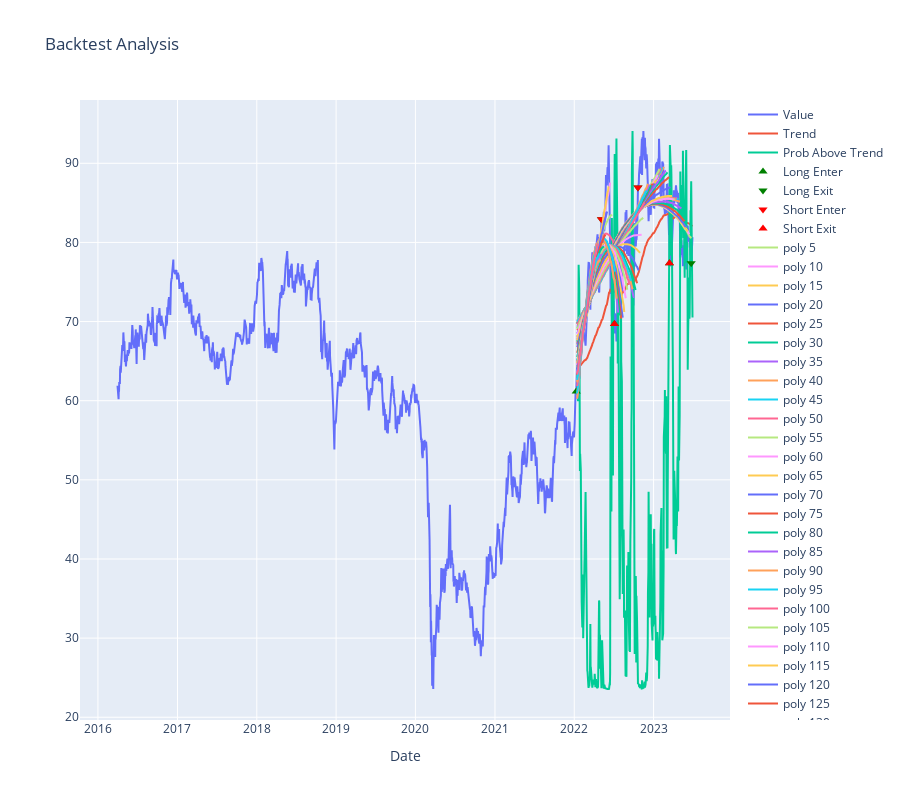

Notebook cell for this chart:
### Code cell
ledger, df2 = analyze_and_graph(file, symbol, 365*4, df)    
#ledger, df2 = analyze_and_graph_range(file, symbol, "03-27-2020", "12-17-2021", df)

# Display metrics as text
metrics = analyze_trades(ledger, symbol, period)
metrics["file"] = file
metrics_df = metrics_to_dataframe(metrics) 

merged_df = ledger.merge(df2, left_on='Date', right_index=True, how='left')
merged_df[["Date", "Price", "Product", "Side", "Action","prob_above_trend", "Value"]]

### Figure 1 — Plotly figure (JSON) as saved in the notebook; plotly's stock layout.template omitted (floating-point values rounded to 4 significant figures; data arrays with more than 128 entries replaced by an {"elided": "..."} marker saying what was removed)
{"data": [{"mode": "lines", "name": "Value", "type": "scatter", "x": {"elided": "1825 str values"}, "y": {"elided": "1825 float values"}}, {"mode": "lines", "name": "Trend", "type": "scatter", "x": {"elided": "1825 str values"}, "y": {"elided": "1825 float values"}}, {"mode": "lines", "name": "Prob Above Trend", "type": "scatter", "x": {"elided": "1825 str values"}, "y": {"elided": "1825 float values"}}, {"marker": {"color": "green", "size": 8, "symbol": "triangle-up"}, "mode": "markers", "name": "Long Enter", "type": "scatter", "x": {"elided": "1825 str values"}, "y": {"elided": "1825 float values"}}, {"marker": {"color": "green", "size": 8, "symbol": "triangle-down"}, "mode": "markers", "name": "Long Exit", "type": "scatter", "x": {"elided": "1825 str values"}, "y": {"elided": "1825 float values"}}, {"marker": {"color": "red", "size": 8, "symbol": "triangle-down"}, "mode": "markers", "name": "Short Enter", "type": "scatter", "x": {"elided": "1825 str values"}, "y": {"elided": "1825 float values"}}, {"marker": {"color": "red", "size": 8, "symbol": "triangle-up"}, "mode": "markers", "name": "Short Exit", "type": "scatter", "x": {"elided": "1825 str values"}, "y": {"elided": "1825 float values"}}, {"mode": "lines", "name": "poly 5", "type": "scatter", "x": {"elided": "365 str values"}, "y": {"elided": "360 float values"}}, {"mode": "lines", "name": "poly 10", "type": "scatter", "x": {"elided": "365 str values"}, "y": {"elided": "355 float values"}}, {"mode": "lines", "name": "poly 15", "type": "scatter", "x": {"elided": "365 str values"}, "y": {"elided": "350 float values"}}, {"mode": "lines", "name": "poly 20", "type": "scatter", "x": {"elided": "365 str values"}, "y": {"elided": "345 float values"}}, {"mode": "lines", "name": "poly 25", "type": "scatter", "x": {"elided": "365 str values"}, "y": {"elided": "340 float values"}}, {"mode": "lines", "name": "poly 30", "type": "scatter", "x": {"elided": "365 str values"}, "y": {"elided": "335 float values"}}, {"mode": "lines", "name": "poly 35", "type": "scatter", "x": {"elided": "365 str values"}, "y": {"elided": "330 float values"}}, {"mode": "lines", "name": "poly 40", "type": "scatter", "x": {"elided": "365 str values"}, "y": {"elided": "325 float values"}}, {"mode": "lines", "name": "poly 45", "type": "scatter", "x": {"elided": "365 str values"}, "y": {"elided": "320 float values"}}, {"mode": "lines", "name": "poly 50", "type": "scatter", "x": {"elided": "365 str values"}, "y": {"elided": "315 float values"}}, {"mode": "lines", "name": "poly 55", "type": "scatter", "x": {"elided": "365 str values"}, "y": {"elided": "310 float values"}}, {"mode": "lines", "name": "poly 60", "type": "scatter", "x": {"elided": "365 str values"}, "y": {"elided": "305 float values"}}, {"mode": "lines", "name": "poly 65", "type": "scatter", "x": {"elided": "365 str values"}, "y": {"elided": "300 float values"}}, {"mode": "lines", "name": "poly 70", "type": "scatter", "x": {"elided": "365 str values"}, "y": {"elided": "295 float values"}}, {"mode": "lines", "name": "poly 75", "type": "scatter", "x": {"elided": "365 str values"}, "y": {"elided": "290 float values"}}, {"mode": "lines", "name": "poly 80", "type": "scatter", "x": {"elided": "365 str values"}, "y": {"elided": "285 float values"}}, {"mode": "lines", "name": "poly 85", "type": "scatter", "x": {"elided": "365 str values"}, "y": {"elided": "280 float values"}}, {"mode": "lines", "name": "poly 90", "type": "scatter", "x": {"elided": "365 str values"}, "y": {"elided": "275 float values"}}, {"mode": "lines", "name": "poly 95", "type": "scatter", "x": {"elided": "365 str values"}, "y": {"elided": "270 float values"}}, {"mode": "lines", "name": "poly 100", "type": "scatter", "x": {"elided": "365 str values"}, "y": {"elided": "265 float values"}}, {"mode": "lines", "name": "poly 105", "type": "scatter", "x": {"elided": "365 str values"}, "y": {"elided": "260 float values"}}, {"mode": "lines", "name": "poly 110", "type": "scatter", "x": {"elided": "365 str values"}, "y": {"elided": "255 float values"}}, {"mode": "lines", "name": "poly 115", "type": "scatter", "x": {"elided": "365 str values"}, "y": {"elided": "250 float values"}}, {"mode": "lines", "name": "poly 120", "type": "scatter", "x": {"elided": "365 str values"}, "y": {"elided": "245 float values"}}, {"mode": "lines", "name": "poly 125", "type": "scatter", "x": {"elided": "365 str values"}, "y": {"elided": "240 float values"}}, {"mode": "lines", "name": "poly 130", "type": "scatter", "x": {"elided": "365 str values"}, "y": {"elided": "235 float values"}}, {"mode": "lines", "name": "poly 135", "type": "scatter", "x": {"elided": "365 str values"}, "y": {"elided": "230 float values"}}, {"mode": "lines", "name": "poly 140", "type": "scatter", "x": {"elided": "365 str values"}, "y": {"elided": "225 float values"}}, {"mode": "lines", "name": "poly 145", "type": "scatter", "x": {"elided": "365 str values"}, "y": {"elided": "220 float values"}}, {"mode": "lines", "name": "poly 150", "type": "scatter", "x": {"elided": "365 str values"}, "y": {"elided": "215 float values"}}, {"mode": "lines", "name": "poly 155", "type": "scatter", "x": {"elided": "365 str values"}, "y": {"elided": "210 float values"}}, {"mode": "lines", "name": "poly 160", "type": "scatter", "x": {"elided": "365 str values"}, "y": {"elided": "205 float values"}}, {"mode": "lines", "name": "poly 165", "type": "scatter", "x": {"elided": "365 str values"}, "y": {"elided": "200 float values"}}, {"mode": "lines", "name": "poly 170", "type": "scatter", "x": {"elided": "365 str values"}, "y": {"elided": "195 float values"}}, {"mode": "lines", "name": "poly 175", "type": "scatter", "x": {"elided": "365 str values"}, "y": {"elided": "190 float values"}}, {"mode": "lines", "name": "poly 180", "type": "scatter", "x": {"elided": "365 str values"}, "y": {"elided": "185 float values"}}, {"mode": "lines", "name": "poly 185", "type": "scatter", "x": {"elided": "365 str values"}, "y": {"elided": "180 float values"}}, {"mode": "lines", "name": "poly 190", "type": "scatter", "x": {"elided": "365 str values"}, "y": {"elided": "175 float values"}}, {"mode": "lines", "name": "poly 195", "type": "scatter", "x": {"elided": "365 str values"}, "y": {"elided": "170 float values"}}, {"mode": "lines", "name": "poly 200", "type": "scatter", "x": {"elided": "365 str values"}, "y": {"elided": "165 float values"}}, {"mode": "lines", "name": "poly 205", "type": "scatter", "x": {"elided": "365 str values"}, "y": {"elided": "160 float values"}}, {"mode": "lines", "name": "poly 210", "type": "scatter", "x": {"elided": "365 str values"}, "y": {"elided": "155 float values"}}, {"mode": "lines", "name": "poly 215", "type": "scatter", "x": {"elided": "365 str values"}, "y": {"elided": "150 float values"}}, {"mode": "lines", "name": "poly 220", "type": "scatter", "x": {"elided": "365 str values"}, "y": {"elided": "145 float values"}}, {"mode": "lines", "name": "poly 225", "type": "scatter", "x": {"elided": "365 str values"}, "y": {"elided": "140 float values"}}, {"mode": "lines", "name": "poly 230", "type": "scatter", "x": {"elided": "365 str values"}, "y": {"elided": "135 float values"}}, {"mode": "lines", "name": "poly 235", "type": "scatter", "x": {"elided": "365 str values"}, "y": {"elided": "130 float values"}}, {"mode": "lines", "name": "poly 240", "type": "scatter", "x": {"elided": "365 str values"}, "y": [60.26, 60.79, 61.31, 61.82, 62.32, 62.82, 63.31, 63.8, 64.28, 64.75, 65.21, 65.67, 66.12, 66.56, 67.0, 67.43, 67.85, 68.27, 68.67, 69.08, 69.47, 69.86, 70.24, 70.61, 70.98, 71.34, 71.7, 72.04, 72.38, 72.72, 73.04, 73.36, 73.67, 73.98, 74.28, 74.57, 74.85, 75.13, 75.4, 75.66, 75.92, 76.17, 76.42, 76.65, 76.88, 77.1, 77.32, 77.53, 77.73, 77.92, 78.11, 78.29, 78.47, 78.64, 78.8, 78.95, 79.1, 79.24, 79.37, 79.49, 79.61, 79.73, 79.83, 79.93, 80.02, 80.11, 80.18, 80.25, 80.32, 80.37, 80.42, 80.47, 80.5, 80.53, 80.56, 80.57, 80.58, 80.58, 80.58, 80.57, 80.55, 80.52, 80.49, 80.45, 80.4, 80.35, 80.29, 80.22, 80.15, 80.07, 79.98, 79.88, 79.78, 79.67, 79.56, 79.43, 79.31, 79.17, 79.03, 78.88, 78.72, 78.56, 78.39, 78.21, 78.02, 77.83, 77.63, 77.43, 77.22, 77.0, 76.77, 76.54, 76.3, 76.05, 75.8, 75.54, 75.27, 75.0, 74.72, 74.43, 74.13, 73.83, 73.52, 73.21, 72.89]}, {"mode": "lines", "name": "poly 245", "type": "scatter", "x": {"elided": "365 str values"}, "y": [60.93, 61.41, 61.89, 62.36, 62.82, 63.28, 63.73, 64.18, 64.62, 65.05, 65.48, 65.9, 66.32, 66.73, 67.13, 67.53, 67.92, 68.31, 68.69, 69.06, 69.43, 69.79, 70.15, 70.5, 70.84, 71.18, 71.51, 71.84, 72.16, 72.47, 72.78, 73.09, 73.38, 73.67, 73.96, 74.24, 74.51, 74.78, 75.04, 75.29, 75.54, 75.78, 76.02, 76.25, 76.47, 76.69, 76.91, 77.11, 77.31, 77.51, 77.7, 77.88, 78.06, 78.23, 78.39, 78.55, 78.71, 78.85, 79.0, 79.13, 79.26, 79.38, 79.5, 79.61, 79.72, 79.82, 79.91, 80.0, 80.08, 80.15, 80.22, 80.29, 80.35, 80.4, 80.44, 80.48, 80.52, 80.54, 80.57, 80.58, 80.59, 80.6, 80.59, 80.58, 80.57, 80.55, 80.52, 80.49, 80.45, 80.41, 80.36, 80.31, 80.24, 80.18, 80.1, 80.02, 79.94, 79.84, 79.75, 79.64, 79.53, 79.42, 79.3, 79.17, 79.04, 78.9, 78.75, 78.6, 78.44, 78.28, 78.11, 77.93, 77.75, 77.57, 77.37, 77.17, 76.97, 76.76, 76.54, 76.32]}, {"mode": "lines", "name": "poly 250", "type": "scatter", "x": {"elided": "365 str values"}, "y": [61.86, 62.27, 62.69, 63.1, 63.5, 63.9, 64.29, 64.68, 65.07, 65.45, 65.83, 66.2, 66.57, 66.93, 67.29, 67.64, 67.99, 68.34, 68.68, 69.01, 69.34, 69.67, 69.99, 70.31, 70.62, 70.93, 71.23, 71.53, 71.82, 72.11, 72.4, 72.68, 72.95, 73.22, 73.49, 73.75, 74.01, 74.26, 74.51, 74.76, 74.99, 75.23, 75.46, 75.68, 75.91, 76.12, 76.33, 76.54, 76.74, 76.94, 77.13, 77.32, 77.51, 77.69, 77.86, 78.03, 78.2, 78.36, 78.52, 78.67, 78.81, 78.96, 79.1, 79.23, 79.36, 79.48, 79.6, 79.72, 79.83, 79.94, 80.04, 80.13, 80.23, 80.31, 80.4, 80.48, 80.55, 80.62, 80.68, 80.75, 80.8, 80.85, 80.9, 80.94, 80.98, 81.01, 81.04, 81.06, 81.08, 81.1, 81.11, 81.11, 81.11, 81.11, 81.1, 81.09, 81.07, 81.05, 81.02, 80.99, 80.95, 80.91, 80.87, 80.82, 80.77, 80.71, 80.64, 80.57, 80.5, 80.43, 80.34, 80.26, 80.17, 80.07, 79.97]}, {"mode": "lines", "name": "poly 255", "type": "scatter", "x": {"elided": "365 str values"}, "y": [62.96, 63.3, 63.63, 63.97, 64.3, 64.62, 64.95, 65.27, 65.59, 65.9, 66.22, 66.53, 66.83, 67.14, 67.44, 67.74, 68.04, 68.33, 68.62, 68.91, 69.2, 69.48, 69.76, 70.04, 70.31, 70.58, 70.85, 71.12, 71.38, 71.64, 71.9, 72.15, 72.41, 72.66, 72.9, 73.15, 73.39, 73.63, 73.86, 74.1, 74.33, 74.55, 74.78, 75.0, 75.22, 75.44, 75.65, 75.86, 76.07, 76.27, 76.48, 76.68, 76.87, 77.07, 77.26, 77.45, 77.63, 77.82, 78.0, 78.17, 78.35, 78.52, 78.69, 78.86, 79.02, 79.18, 79.34, 79.49, 79.65, 79.8, 79.94, 80.09, 80.23, 80.37, 80.51, 80.64, 80.77, 80.9, 81.02, 81.14, 81.26, 81.38, 81.49, 81.61, 81.71, 81.82, 81.92, 82.02, 82.12, 82.21, 82.31, 82.39, 82.48, 82.56, 82.65, 82.72, 82.8, 82.87, 82.94, 83.01, 83.07, 83.13, 83.19, 83.25, 83.3, 83.35, 83.4, 83.44, 83.48, 83.52]}, {"mode": "lines", "name": "poly 260", "type": "scatter", "x": {"elided": "365 str values"}, "y": [64.49, 64.72, 64.94, 65.16, 65.38, 65.61, 65.83, 66.05, 66.27, 66.49, 66.72, 66.94, 67.16, 67.38, 67.61, 67.83, 68.05, 68.27, 68.5, 68.72, 68.94, 69.16, 69.38, 69.61, 69.83, 70.05, 70.27, 70.49, 70.72, 70.94, 71.16, 71.38, 71.6, 71.83, 72.05, 72.27, 72.49, 72.71, 72.94, 73.16, 73.38, 73.6, 73.82, 74.05, 74.27, 74.49, 74.71, 74.93, 75.15, 75.38, 75.6, 75.82, 76.04, 76.26, 76.48, 76.71, 76.93, 77.15, 77.37, 77.59, 77.81, 78.04, 78.26, 78.48, 78.7, 78.92, 79.14, 79.36, 79.59, 79.81, 80.03, 80.25, 80.47, 80.69, 80.91, 81.14, 81.36, 81.58, 81.8, 82.02, 82.24, 82.46, 82.68, 82.91, 83.13, 83.35, 83.57, 83.79, 84.01, 84.23, 84.45, 84.67, 84.9, 85.12, 85.34, 85.56, 85.78, 86.0, 86.22, 86.44, 86.66, 86.88, 87.1, 87.33, 87.55]}, {"mode": "lines", "name": "poly 265", "type": "scatter", "x": {"elided": "365 str values"}, "y": [64.75, 64.96, 65.16, 65.36, 65.57, 65.77, 65.97, 66.18, 66.39, 66.59, 66.8, 67.0, 67.21, 67.42, 67.63, 67.84, 68.05, 68.26, 68.47, 68.68, 68.89, 69.1, 69.31, 69.53, 69.74, 69.95, 70.17, 70.38, 70.6, 70.81, 71.03, 71.25, 71.46, 71.68, 71.9, 72.12, 72.34, 72.56, 72.78, 73.0, 73.22, 73.44, 73.66, 73.88, 74.11, 74.33, 74.55, 74.78, 75.0, 75.23, 75.45, 75.68, 75.91, 76.13, 76.36, 76.59, 76.82, 77.05, 77.28, 77.51, 77.74, 77.97, 78.2, 78.43, 78.66, 78.9, 79.13, 79.36, 79.6, 79.83, 80.07, 80.3, 80.54, 80.78, 81.01, 81.25, 81.49, 81.73, 81.97, 82.21, 82.45, 82.69, 82.93, 83.17, 83.41, 83.65, 83.9, 84.14, 84.38, 84.63, 84.87, 85.12, 85.36, 85.61, 85.85, 86.1, 86.35, 86.6, 86.85, 87.1]}, {"mode": "lines", "name": "poly 270", "type": "scatter", "x": {"elided": "365 str values"}, "y": [64.04, 64.3, 64.56, 64.82, 65.08, 65.34, 65.59, 65.85, 66.1, 66.36, 66.61, 66.86, 67.11, 67.36, 67.61, 67.85, 68.1, 68.34, 68.58, 68.83, 69.07, 69.31, 69.55, 69.78, 70.02, 70.26, 70.49, 70.72, 70.96, 71.19, 71.42, 71.65, 71.88, 72.1, 72.33, 72.55, 72.78, 73.0, 73.22, 73.44, 73.66, 73.88, 74.1, 74.31, 74.53, 74.74, 74.96, 75.17, 75.38, 75.59, 75.8, 76.0, 76.21, 76.42, 76.62, 76.82, 77.03, 77.23, 77.43, 77.63, 77.82, 78.02, 78.22, 78.41, 78.6, 78.8, 78.99, 79.18, 79.37, 79.56, 79.74, 79.93, 80.11, 80.3, 80.48, 80.66, 80.84, 81.02, 81.2, 81.38, 81.55, 81.73, 81.9, 82.08, 82.25, 82.42, 82.59, 82.76, 82.92, 83.09, 83.26, 83.42, 83.58, 83.75, 83.91]}, {"mode": "lines", "name": "poly 275", "type": "scatter", "x": {"elided": "365 str values"}, "y": [63.27, 63.6, 63.92, 64.25, 64.57, 64.89, 65.2, 65.51, 65.82, 66.13, 66.43, 66.73, 67.03, 67.32, 67.61, 67.9, 68.19, 68.47, 68.75, 69.02, 69.3, 69.57, 69.83, 70.1, 70.36, 70.62, 70.87, 71.12, 71.37, 71.62, 71.86, 72.1, 72.34, 72.58, 72.81, 73.04, 73.26, 73.48, 73.7, 73.92, 74.13, 74.34, 74.55, 74.76, 74.96, 75.16, 75.35, 75.55, 75.74, 75.92, 76.11, 76.29, 76.47, 76.64, 76.81, 76.98, 77.15, 77.31, 77.47, 77.63, 77.78, 77.93, 78.08, 78.23, 78.37, 78.51, 78.65, 78.78, 78.91, 79.04, 79.16, 79.28, 79.4, 79.52, 79.63, 79.74, 79.85, 79.95, 80.05, 80.15, 80.24, 80.34, 80.43, 80.51, 80.59, 80.67, 80.75, 80.83, 80.9, 80.96]}, {"mode": "lines", "name": "poly 280", "type": "scatter", "x": {"elided": "365 str values"}, "y": [62.87, 63.23, 63.6, 63.96, 64.31, 64.66, 65.01, 65.35, 65.69, 66.02, 66.35, 66.68, 67.0, 67.32, 67.63, 67.94, 68.25, 68.55, 68.85, 69.14, 69.43, 69.72, 70.0, 70.28, 70.55, 70.82, 71.08, 71.34, 71.6, 71.85, 72.1, 72.35, 72.59, 72.83, 73.06, 73.29, 73.51, 73.73, 73.95, 74.16, 74.37, 74.57, 74.77, 74.97, 75.16, 75.35, 75.53, 75.71, 75.89, 76.06, 76.23, 76.39, 76.55, 76.71, 76.86, 77.01, 77.15, 77.29, 77.43, 77.56, 77.68, 77.81, 77.93, 78.04, 78.15, 78.26, 78.36, 78.46, 78.56, 78.65, 78.73, 78.82, 78.89, 78.97, 79.04, 79.11, 79.17, 79.23, 79.28, 79.33, 79.38, 79.42, 79.46, 79.49, 79.52]}, {"mode": "lines", "name": "poly 285", "type": "scatter", "x": {"elided": "365 str values"}, "y": [62.52, 62.92, 63.32, 63.71, 64.09, 64.47, 64.85, 65.22, 65.58, 65.94, 66.3, 66.64, 66.99, 67.33, 67.66, 67.99, 68.31, 68.63, 68.95, 69.26, 69.56, 69.86, 70.15, 70.44, 70.72, 71.0, 71.27, 71.54, 71.8, 72.06, 72.31, 72.56, 72.81, 73.04, 73.27, 73.5, 73.72, 73.94, 74.15, 74.36, 74.56, 74.76, 74.95, 75.14, 75.32, 75.49, 75.67, 75.83, 75.99, 76.15, 76.3, 76.45, 76.59, 76.72, 76.85, 76.98, 77.1, 77.22, 77.33, 77.43, 77.53, 77.63, 77.72, 77.8, 77.88, 77.96, 78.02, 78.09, 78.15, 78.2, 78.25, 78.3, 78.34, 78.37, 78.4, 78.42, 78.44, 78.46, 78.46, 78.47]}, {"mode": "lines", "name": "poly 290", "type": "scatter", "x": {"elided": "365 str values"}, "y": [62.31, 62.73, 63.15, 63.56, 63.97, 64.37, 64.76, 65.15, 65.53, 65.91, 66.28, 66.64, 67.0, 67.35, 67.7, 68.04, 68.38, 68.71, 69.03, 69.35, 69.66, 69.97, 70.27, 70.56, 70.85, 71.13, 71.41, 71.68, 71.94, 72.2, 72.45, 72.7, 72.94, 73.17, 73.4, 73.63, 73.84, 74.05, 74.26, 74.46, 74.65, 74.84, 75.02, 75.2, 75.37, 75.53, 75.69, 75.84, 75.99, 76.13, 76.27, 76.39, 76.52, 76.63, 76.75, 76.85, 76.95, 77.04, 77.13, 77.21, 77.29, 77.36, 77.42, 77.48, 77.53, 77.58, 77.62, 77.65, 77.68, 77.71, 77.72, 77.73, 77.74, 77.74, 77.73]}, {"mode": "lines", "name": "poly 295", "type": "scatter", "x": {"elided": "365 str values"}, "y": [62.63, 63.01, 63.4, 63.78, 64.15, 64.52, 64.88, 65.24, 65.6, 65.95, 66.29, 66.63, 66.97, 67.3, 67.63, 67.95, 68.27, 68.59, 68.9, 69.2, 69.5, 69.8, 70.09, 70.37, 70.66, 70.93, 71.21, 71.47, 71.74, 72.0, 72.25, 72.5, 72.75, 72.99, 73.22, 73.46, 73.68, 73.9, 74.12, 74.34, 74.54, 74.75, 74.95, 75.14, 75.33, 75.52, 75.7, 75.88, 76.05, 76.22, 76.38, 76.54, 76.69, 76.84, 76.99, 77.13, 77.27, 77.4, 77.52, 77.65, 77.76, 77.88, 77.98, 78.09, 78.19, 78.28, 78.37, 78.46, 78.54, 78.61]}, {"mode": "lines", "name": "poly 300", "type": "scatter", "x": {"elided": "365 str values"}, "y": [63.31, 63.61, 63.92, 64.22, 64.52, 64.82, 65.12, 65.42, 65.71, 66.01, 66.3, 66.59, 66.88, 67.17, 67.45, 67.74, 68.02, 68.3, 68.58, 68.86, 69.14, 69.42, 69.69, 69.96, 70.24, 70.51, 70.77, 71.04, 71.31, 71.57, 71.83, 72.1, 72.35, 72.61, 72.87, 73.13, 73.38, 73.63, 73.88, 74.13, 74.38, 74.63, 74.87, 75.11, 75.36, 75.6, 75.83, 76.07, 76.31, 76.54, 76.78, 77.01, 77.24, 77.47, 77.69, 77.92, 78.14, 78.36, 78.59, 78.81, 79.02, 79.24, 79.46, 79.67, 79.88]}], "layout": {"height": 800, "title": {"text": "Backtest Analysis"}, "xaxis": {"title": {"text": "Date"}}}}
